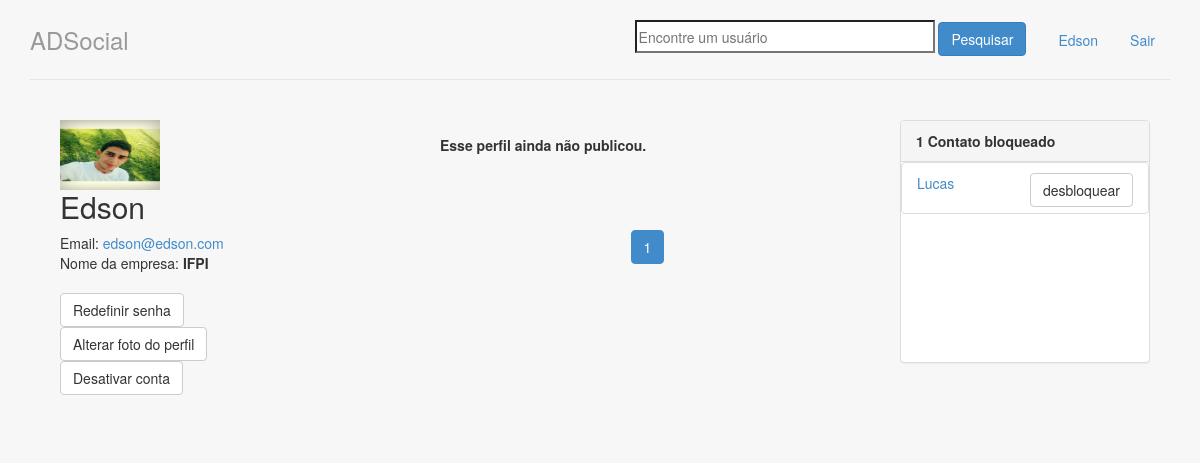
/perfil/ (signed in), run on an earlier commit of the app's database.
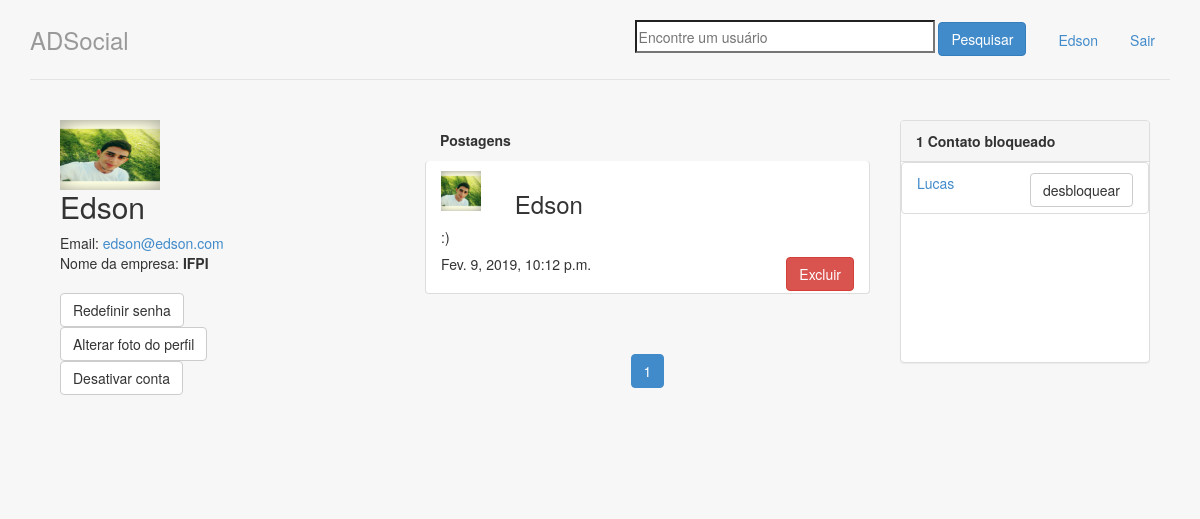
And on a later commit of the database.
### perfis/models.py (models this page shows, shortened)
class Bloqueio(models.Model):
    bloqueador = models.ForeignKey(Perfil, on_delete = models.CASCADE, related_name = 'bloqueador')
    bloqueado = models.ForeignKey(Perfil, on_delete = models.CASCADE, related_name = 'bloqueado')
    def __str__(self):
        return self.bloqueado.nome

class Perfil(models.Model):
    nome = models.CharField(max_length=255, null=False)
    telefone = models.CharField(max_length=15, null=False)
    nome_empresa = models.CharField(max_length=255, null=False)
    contatos = models.ManyToManyField('self', related_name = 'meus_contatos')
    contatos_bloqueados = models.ManyToManyField('self', related_name = 'meus_contatos_bloqueados', symmetrical=False, through='Bloqueio')
    usuario = models.OneToOneField(User, related_name="perfil", on_delete = models.CASCADE)
    justificativa = models.CharField(max_length=400)
    foto_perfil = models.ImageField(upload_to='perfil', null=True, blank = True)
    @property
    def email(self):
        return self.usuario.email
    @property
    def meus_bloqueios(self):
        bloqueio = Bloqueio.objects.filter(bloqueador=self)
        return bloqueio
    def __str__(self):
        return self.nome

class Postagem(models.Model):
    dono = models.ForeignKey(Perfil, on_delete=models.CASCADE, related_name='minhas_postagens')
    texto = models.CharField(max_length=400, null=False)
    imagem_postagem = models.ImageField(upload_to='timeline_fotos', null=True, blank = True)
    data_publicacao = models.DateTimeField(auto_now_add=True)
    class Meta:
        ordering = ['-data_publicacao']
    def __str__(self):
        return self.texto

### perfis/views.py (the view, shortened to what this page needs)
# urls.py: path('perfil/', views.PerfilView.as_view(), name='meu_perfil'),
class PerfilView(View):
    def get(self, request):
        form = UploadFotoPerfilForm()
        perfil_logado = get_perfil_logado(request)
        page = request.GET.get("page", 1)
        paginator = Paginator(perfil_logado.minhas_postagens.all(), 10)
        total = paginator.count
        try:
            minhas_postagens = paginator.page(page)
        except InvalidPage:
            minhas_postagens = paginator.page(1)
        contexto = {'perfil': perfil_logado,
                    'perfil_logado': perfil_logado,
                    'posso_convidar': False,
                    'posso_bloquear': False,
                    'posso_exibir': True,
                    'form': form,
                    'minhas_postagens': minhas_postagens
                    }
        return render(request, 'perfil.html', contexto)

### perfis/forms.py
class UploadFotoPerfilForm(forms.Form):
	foto_perfil = forms.FileField(required=False)

### perfis/views.py (called while the page is built)
@login_required
def get_perfil_logado(request):
    return request.user.perfil

### perfis/templates/perfil.html (shortened to what the changed rows need)
{% extends 'base.html' %}
{% block body %}
	{% if not perfil.usuario.is_active %}
        <h1>Perfil desativado :(</h1>
    {% elif posso_exibir %}
    <div class="col-lg-4">
        <div class="container">
        <h2 style="margin-top: 0px">{{ perfil.nome }}</h2>
            {% if perfil.id == perfil_logado.id %}
            <br>
            <br>
            {% endif %}
        </div>
    </div>
    <div class="col-lg-5">
        {% if minhas_postagens %}
        <div class="panel-heading">
            <strong>Postagens</strong>
        </div>
        <ul class="list-group">
            {% for postagem in minhas_postagens %}
            <li class="list-group-item">
                <div class="row">
                    <div class="col-lg-2">
                    {% if postagem.dono.foto_perfil %}
                        <img src="{{ postagem.dono.foto_perfil.url }}" style="width:40px; height:40px">
                    {% else %}
                        <img src="/static/img/photo.jpg" style="width:40px; height:50px">
                    {% endif %}
                    </div>
                    <div class="col-lg-10">
                        <h3>{{ postagem.dono }}</h3>
                    </div>
                </div>
                <p>{{ postagem }}</p>
                {% if postagem.dono.id == perfil_logado.id or perfil_logado.superuser %}
                <button class="btn btn-danger pull-right btn-confirm">Excluir</button>
                <h5>{{postagem.data_publicacao}}</h5>
            </li>
            {% endif %}
                    {% endfor %}
        </ul>
        {% else %}
        <div class="panel-body">
            <strong>
                        Esse perfil ainda não publicou.
            </strong>
        </div>
        {% endif %}
        <div class="content"  style="text-align:center;">
            <div class="pagination">
                {% for i in minhas_postagens.paginator.page_range %}
                    {% if minhas_postagens.number == i %}
                        <li class="page-item active">
                            <a
                                class="page-link"
                                href="?page={{ minhas_postagens.i }}{{i}}"
                            >{{ i }}</a>
                        </li>
                    {% endif %}
                    {% endfor %}
                </div>
            </div>
    </div>
    <div class="col-lg-3">
        {% if perfil_logado.id == perfil.id %}
        <div
            class="panel panel-default"
            style="width:250px;"
        >
            {% with total=perfil_logado.meus_bloqueios.count %}
                {% if total %}
            <div style="overflow-y: scroll; height: 200px;">
                <ul class="list-group">
                    {% for bloqueio in perfil_logado.meus_bloqueios.all %}
                    <li class="list-group-item">
                        <p>
                            <a href="{% url 'exibir' bloqueio.bloqueado.id %}">{{ bloqueio }}</a>
                            <a
                                class="btn btn-default pull-right"
                                href="{% url 'desbloquear' bloqueio.id %}"
                            >desbloquear</a>
                        </p>
                    </li>
                    {% endfor %}
                </ul>
            </div>
            {% else %}
            <div class="panel-body">Não há contatos bloqueados</div>
            {% endif %}
                {% endwith %}
        </div>
        {% endif %}
    </div>
    {% else %}
        <h1>Usuário não existe</h1>
    {% endif %}
{% endblock %}

What changed in the data, as far as the page shows it:
added Postagem: dono.foto_perfil (picture), dono "Edson", texto ":)", data_publicacao "Fev. 9, 2019, 10:12 p.m."
Also different on the page:
text no longer shown: "Esse perfil ainda não publicou."
text now shown: "Postagens"
